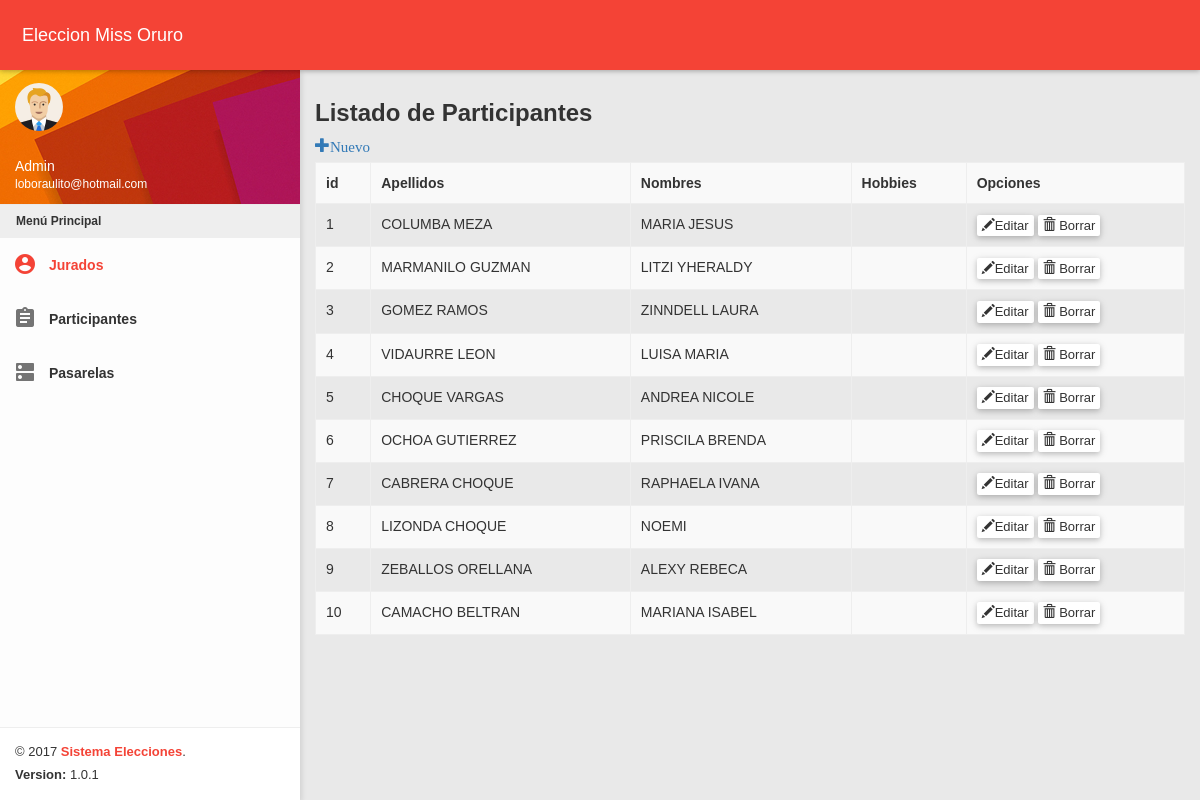
Screenshot of /index.php/admin/participante with the database file from the repository.
### tables this page shows
CREATE TABLE IF NOT EXISTS `participante` (
`idparticipante` int(11) NOT NULL,
  `apellidos` varchar(255) NOT NULL,
  `nombres` varchar(255) NOT NULL,
  `hobies` text
);

### application/views/template/template.php (called while the page is built)
<?php defined('BASEPATH') OR exit('No direct script access allowed');
$this->load->view('template/header');
$this->load->view($contenido_principal);
$this->load->view('template/footer');

### application/controllers/Admin.php (called while the page is built, shortened)
<?php
class Admin extends CI_Controller {
	public function participante()
	{
		$data['resultados']=$this->participante_model->get_todos();
    	$data['contenido_principal'] = 'admin/participante';
	    $data['error'] = 0;
	    $this->load->view('template/template',$data);
	}
}

### index.php (called while the page is built, shortened)
<?php
require_once BASEPATH.'core/CodeIgniter.php';

### application/models/Participante_model.php (called while the page is built, shortened)
<?php
class Participante_model extends CI_Model{
    function get_todos()
    {
    	$query = $this->db->get('participante');
    	return $query->result();
    }
}

### application/views/admin/participante.php (the view)
<h3>Listado de Participantes</h3>
	 <a href="#" onclick="nuevo();" class="glyphicon glyphicon-plus" data-toggle="modal" style="font-size:15px; padding-bottom:10px;">Nuevo</a>
	<?php if($resultados):?>
	<table class="table table-bordered table-striped table-hover">
		<tr>
			<th>id</th>
			<th>Apellidos</th>
			<th>Nombres</th>
			<th>Hobbies</th>
			<th>Opciones</th>
		</tr>
	<?php foreach ($resultados as $participante):?>
	   <tr>
			<td><?php echo $participante->idparticipante; ?></td>
			<td><?php echo $participante->apellidos; ?></td>
			<td><?php echo $participante->nombres; ?></td>
			<td><?php echo $participante->hobies; ?></td>
			<td>
				<button type="button" class="btn btn-default btn-xs btn-editar"
					onclick="editar(<?php echo $participante->idparticipante;?>)" title="Editar">
					<span class="glyphicon glyphicon-pencil"></span>Editar
				</button>
				<button type="button" class="btn btn-default btn-xs btn-borrar" onclick="borrar('<?php echo $participante->idparticipante; ?>')" title="Borrar">
					<span class="glyphicon glyphicon-trash"></span> Borrar
				</button>
			</td>
		</tr>
	<?php endforeach;?>
	</table>
	<?php else:;?>
	<p>No existen participantes</p>
	<?php endif;?>

### application/views/template/header.php (shortened to what this page needs)
<!DOCTYPE html>
<html lang="es">
<head>
    <link href="<?php echo base_url();?>css/fonts.css" rel="stylesheet" type="text/css">
    <link href="<?php echo base_url();?>css/icon.css" rel="stylesheet" type="text/css">
    <link href="<?php echo base_url();?>plugins/bootstrap/css/bootstrap.css" rel="stylesheet">
    <link href="<?php echo base_url();?>plugins/node-waves/waves.css" rel="stylesheet" />
    <link href="<?php echo base_url();?>plugins/animate-css/animate.css" rel="stylesheet" />
    <link href="<?php echo base_url();?>plugins/morrisjs/morris.css" rel="stylesheet" />
    <link href="<?php echo base_url();?>css/style.css" rel="stylesheet">
    <link href="<?php echo base_url();?>css/themes/all-themes.css" rel="stylesheet" />
</head>
<body class="theme-red">
    <nav class="navbar">
        <div class="container-fluid">
            <div class="navbar-header">
                <a class="navbar-brand" href="index.html">Eleccion Miss Oruro   </a>
            </div>
            <div class="collapse navbar-collapse" id="navbar-collapse">
            </div>
        </div>
    </nav>
    <section>
        <aside id="leftsidebar" class="sidebar">
            <div class="user-info">
                <div class="image">
                    <img src="<?php echo base_url();?>images/user.png" width="48" height="48" alt="User" />
                </div>
                <div class="info-container">
                    <div class="name" data-toggle="dropdown" aria-haspopup="true" aria-expanded="false">Admin</div>
                    <div class="email">loboraulito@hotmail.com</div>
                </div>
            </div>
            <div class="menu">
                <ul class="list">
                    <li class="header">Menú Principal</li>
                    <li class="active">
                        <a href="<?php echo base_url('index.php/admin/jurado');?>">
                            <i class="material-icons">account_circle</i>
                            <span>Jurados</span>
                        </a>
                    </li>
                    <li>
                        <a href="<?php echo base_url('index.php/admin/participante');?>">
                            <i class="material-icons">assignment</i>
                            <span>Participantes</span>
                        </a>
                    </li>
                    <li>
                        <a href="<?php echo base_url('index.php/admin/pasarela');?>">
                            <i class="material-icons">dns</i>
                            <span>Pasarelas</span>
                        </a>
                    </li>
                </ul>
            </div>
            <div class="legal">
                <div class="copyright">
                    &copy; 2017 <a href="javascript:void(0);">Sistema Elecciones</a>.
                </div>
                <div class="version">
                    <b>Version: </b> 1.0.1
                </div>
            </div>
        </aside>
    </section>
    <section class="content">

### application/views/template/footer.php (shortened to what this page needs)
</section>
</body>
</html>

### css/themes/all-themes.css (style rules this page uses)
.theme-red .navbar-brand { color: #fff; }
.theme-red .sidebar .menu .list li.active { background-color: transparent; }
.theme-red .sidebar .menu .list li.active > :first-child i, .theme-red .sidebar .menu .list li.active > :first-child span { color: #F44336; }
.theme-red .sidebar .menu .list .toggled { background-color: transparent; }
.theme-red .sidebar .legal { background-color: #fff; }
.theme-red .sidebar .legal .copyright a { color: #F44336 !important; }

### rows the page displays
participante: idparticipante "1", apellidos "COLUMBA MEZA", nombres "MARIA JESUS"
participante: idparticipante "2", apellidos "MARMANILO GUZMAN", nombres "LITZI YHERALDY"
participante: idparticipante "3", apellidos "GOMEZ RAMOS", nombres "ZINNDELL LAURA"
participante: idparticipante "4", apellidos "VIDAURRE LEON", nombres "LUISA MARIA"
participante: idparticipante "5", apellidos "CHOQUE VARGAS", nombres "ANDREA NICOLE"
participante: idparticipante "6", apellidos "OCHOA GUTIERREZ", nombres "PRISCILA BRENDA"
participante: idparticipante "7", apellidos "CABRERA CHOQUE", nombres "RAPHAELA IVANA"
participante: idparticipante "8", apellidos "LIZONDA CHOQUE", nombres "NOEMI"
participante: idparticipante "9", apellidos "ZEBALLOS ORELLANA", nombres "ALEXY REBECA"
participante: idparticipante "10", apellidos "CAMACHO BELTRAN", nombres "MARIANA ISABEL"
